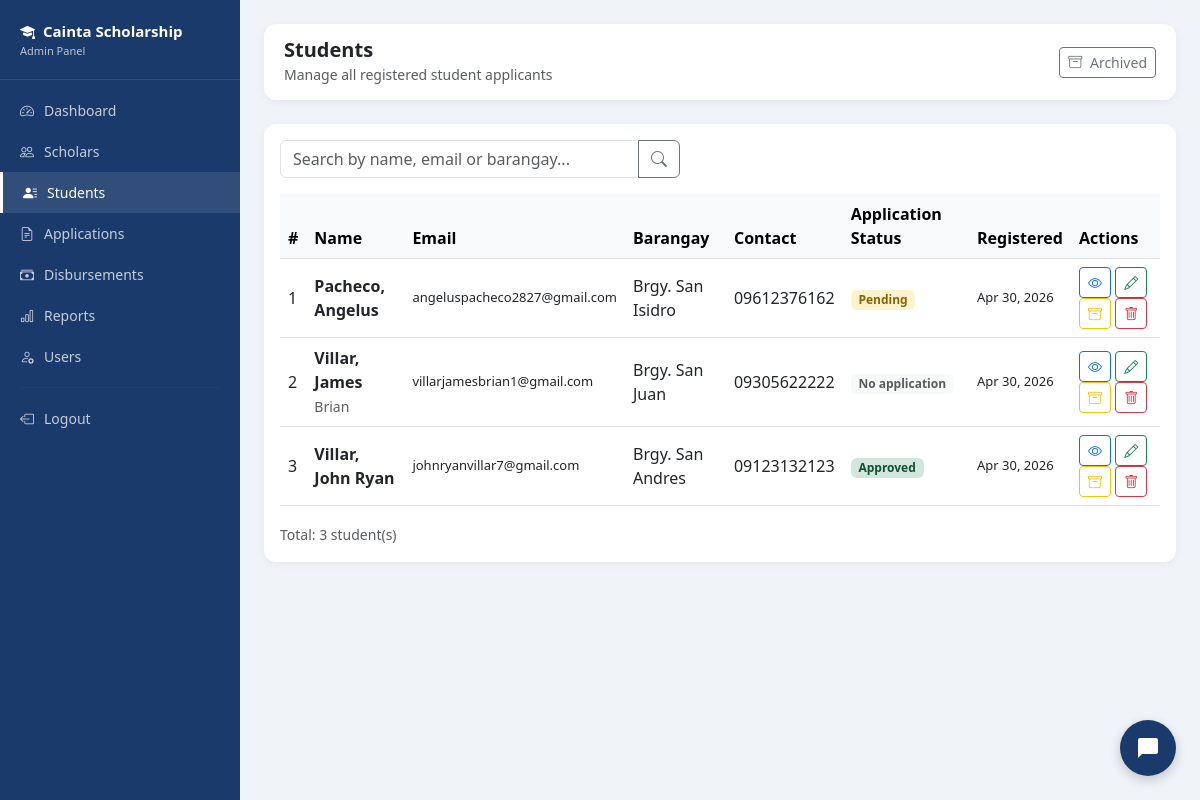
The app's page /admin/students.php (signed in) with its own data.
### tables this page shows
CREATE TABLE `students` (
  `student_id` int(11) NOT NULL,
  `first_name` varchar(50) NOT NULL,
  `last_name` varchar(50) NOT NULL,
  `middle_name` varchar(50) DEFAULT NULL,
  `email` varchar(100) NOT NULL,
  `password` varchar(255) NOT NULL,
  `contact_no` varchar(20) DEFAULT NULL,
  `address` text DEFAULT NULL,
  `barangay` varchar(100) DEFAULT NULL,
  `birthdate` date DEFAULT NULL,
  `gender` enum('Male','Female') DEFAULT NULL,
  `is_active` tinyint(4) DEFAULT 1,
  `created_at` timestamp NOT NULL DEFAULT current_timestamp(),
  `is_archived` tinyint(4) DEFAULT 0,
  `archived_at` timestamp NULL DEFAULT NULL,
  `archive_reason` varchar(255) DEFAULT NULL
);

### admin/students.php (the view, shortened to what this page needs)
<?php
require_once '../includes/db.php';
$search = $_GET['search'] ?? '';
if($search) {
    $stmt = $pdo->prepare("
        SELECT s.*,
        (SELECT status FROM applications WHERE scholar_id = s.student_id ORDER BY submitted_at DESC LIMIT 1) as app_status
        FROM students s
        WHERE s.is_archived=0 AND (s.first_name LIKE ? OR s.last_name LIKE ? OR s.email LIKE ? OR s.barangay LIKE ?)
        ORDER BY s.last_name ASC
    ");
    $stmt->execute(["%$search%", "%$search%", "%$search%", "%$search%"]);
} else {
    $stmt = $pdo->query("
        SELECT s.*,
        (SELECT status FROM applications WHERE scholar_id = s.student_id ORDER BY submitted_at DESC LIMIT 1) as app_status
        FROM students s
        WHERE s.is_archived=0
        ORDER BY s.last_name ASC
    ");
}
$students = $stmt->fetchAll();
?>
<!DOCTYPE html>
<html lang="en">
<head>
    <link href="https://cdn.jsdelivr.net/npm/bootstrap@5.3.0/dist/css/bootstrap.min.css" rel="stylesheet">
    <link href="https://cdn.jsdelivr.net/npm/bootstrap-icons@1.10.0/font/bootstrap-icons.css" rel="stylesheet">
</head>
<body>
<div class="sidebar">
    <div class="sidebar-brand">
        <i class="bi bi-mortarboard-fill me-2"></i>Cainta Scholarship
        <small>Admin Panel</small>
    </div>
    <nav>
        <a href="dashboard.php" class="nav-link"><i class="bi bi-speedometer2"></i> Dashboard</a>
        <a href="scholars.php" class="nav-link"><i class="bi bi-people"></i> Scholars</a>
        <a href="students.php" class="nav-link active"><i class="bi bi-person-lines-fill"></i> Students</a>
        <a href="applications.php" class="nav-link"><i class="bi bi-file-earmark-text"></i> Applications</a>
        <a href="disbursements.php" class="nav-link"><i class="bi bi-cash-stack"></i> Disbursements</a>
        <a href="reports.php" class="nav-link"><i class="bi bi-bar-chart"></i> Reports</a>
        <a href="users.php" class="nav-link"><i class="bi bi-person-gear"></i> Users</a>
        <hr style="border-color: rgba(255,255,255,0.1); margin: 10px 20px;">
        <a href="../logout.php" class="nav-link"><i class="bi bi-box-arrow-left"></i> Logout</a>
    </nav>
</div>
<div class="main-content">
    <div class="topbar">
        <div>
            <h5 class="mb-0 fw-bold">Students</h5>
            <small class="text-muted">Manage all registered student applicants</small>
        </div>
        <div class="d-flex gap-2">
            <a href="archived_students.php" class="btn btn-outline-secondary btn-sm">
                <i class="bi bi-archive me-1"></i> Archived
            </a>
        </div>
    </div>
    <div class="card">
        <div class="card-body">
            <form method="GET" class="mb-3">
                <div class="input-group" style="max-width: 400px;">
                    <input type="text" name="search" class="form-control"
                            placeholder="Search by name, email or barangay..."
                            value="<?= htmlspecialchars($search) ?>">
                    <button class="btn btn-outline-secondary" type="submit">
                        <i class="bi bi-search"></i>
                    </button>
                </div>
            </form>
            <div class="table-responsive">
                <table class="table table-hover align-middle">
                    <thead class="table-light">
                        <tr>
                            <th>#</th>
                            <th>Name</th>
                            <th>Email</th>
                            <th>Barangay</th>
                            <th>Contact</th>
                            <th>Application Status</th>
                            <th>Registered</th>
                            <th>Actions</th>
                        </tr>
                    </thead>
                    <tbody>
                        <?php if(empty($students)): ?>
                        <tr>
                            <td colspan="8" class="text-center text-muted py-4">
                                <i class="bi bi-people fs-3 d-block mb-2"></i>
                                No students found.
                            </td>
                        </tr>
                        <?php else: ?>
                        <?php foreach($students as $i => $s): ?>
                        <tr>
                            <td><?= $i + 1 ?></td>
                            <td>
                                <strong><?= htmlspecialchars($s['last_name'] . ', ' . $s['first_name']) ?></strong>
                                <?php if($s['middle_name']): ?>
                                <small class="text-muted"><?= htmlspecialchars($s['middle_name']) ?></small>
                                <?php endif; ?>
                            </td>
                            <td style="font-size:13px;"><?= htmlspecialchars($s['email']) ?></td>
                            <td><?= htmlspecialchars($s['barangay']) ?></td>
                            <td><?= htmlspecialchars($s['contact_no']) ?></td>
                            <td>
                                <?php if($s['app_status']): ?>
                                <span class="badge badge-<?= $s['app_status'] ?>">
                                    <?= ucfirst(str_replace('_', ' ', $s['app_status'])) ?>
                                </span>
                                <?php else: ?>
                                <span class="badge bg-light text-muted">No application</span>
                                <?php endif; ?>
                            </td>
                            <td style="font-size:13px;"><?= date('M d, Y', strtotime($s['created_at'])) ?></td>
                            <td>
                                <button class="btn btn-sm btn-outline-primary"
                                    onclick="viewStudent(<?= htmlspecialchars(json_encode($s)) ?>)">
                                    <i class="bi bi-eye"></i>
                                </button>
                                <a href="edit_student.php?id=<?= $s['student_id'] ?>"
                                    class="btn btn-sm btn-outline-success">
                                    <i class="bi bi-pencil"></i>
                                </a>
                                <button class="btn btn-sm btn-outline-warning"
                                    onclick="archiveStudent(<?= $s['student_id'] ?>, '<?= htmlspecialchars($s['first_name'] . ' ' . $s['last_name']) ?>')">
                                    <i class="bi bi-archive"></i>
                                </button>
                                <a href="students.php?delete=<?= $s['student_id'] ?>"
                                    class="btn btn-sm btn-outline-danger"
                                    onclick="return confirm('Permanently delete this student?')">
                                    <i class="bi bi-trash"></i>
                                </a>
                            </td>
                        </tr>
                        <?php endforeach; ?>
                        <?php endif; ?>
                    </tbody>
                </table>
            </div>
            <small class="text-muted">Total: <?= count($students) ?> student(s)</small>
        </div>
    </div>
</div>
<?php include '../chatbot_widget.php'; ?>
</body>
</html>

### admin/students.php (style rules this page uses)
body { font-family: 'Segoe UI', sans-serif; background: #f0f4f8; }
.sidebar { width: 240px; min-height: 100vh; background: #1A3A6B; position: fixed; top: 0; left: 0; padding-top: 20px; z-index: 100; }
.sidebar-brand { color: white; font-size: 15px; font-weight: 600; padding: 0 20px 20px; border-bottom: 1px solid rgba(255,255,255,0.1); margin-bottom: 10px; }
.sidebar-brand small { display: block; font-size: 11px; opacity: 0.7; font-weight: 400; }
.nav-link { color: rgba(255,255,255,0.75); padding: 10px 20px; font-size: 14px; display: flex; align-items: center; gap: 10px; }
.nav-link:hover, .nav-link.active { color: white; background: rgba(255,255,255,0.1); border-left: 3px solid #fff; }
.main-content { margin-left: 240px; padding: 24px; }
.topbar { background: white; border-radius: 12px; padding: 14px 20px; margin-bottom: 24px; display: flex; justify-content: space-between; align-items: center; box-shadow: 0 2px 8px rgba(0,0,0,0.05); }
.card { border: none; border-radius: 12px; box-shadow: 0 2px 8px rgba(0,0,0,0.05); }
.badge-pending { background: #fff3cd; color: #856404; }
.badge-approved { background: #d1e7dd; color: #0f5132; }

### records on screen
students: last_name+first_name "Pacheco, Angelus", email "angeluspacheco2827@gmail.com", barangay "Brgy. San Isidro", contact_no "09612376162", app_status "Pending", created_at "Apr 30, 2026"
students: last_name+first_name "Villar, James", middle_name "Brian", email "villarjamesbrian1@gmail.com", barangay "Brgy. San Juan", contact_no "09305622222", shows "No application", created_at "Apr 30, 2026"
students: last_name+first_name "Villar, John Ryan", email "johnryanvillar7@gmail.com", barangay "Brgy. San Andres", contact_no "09123132123", app_status "Approved", created_at "Apr 30, 2026"

### other values on screen
count($students) "3"
